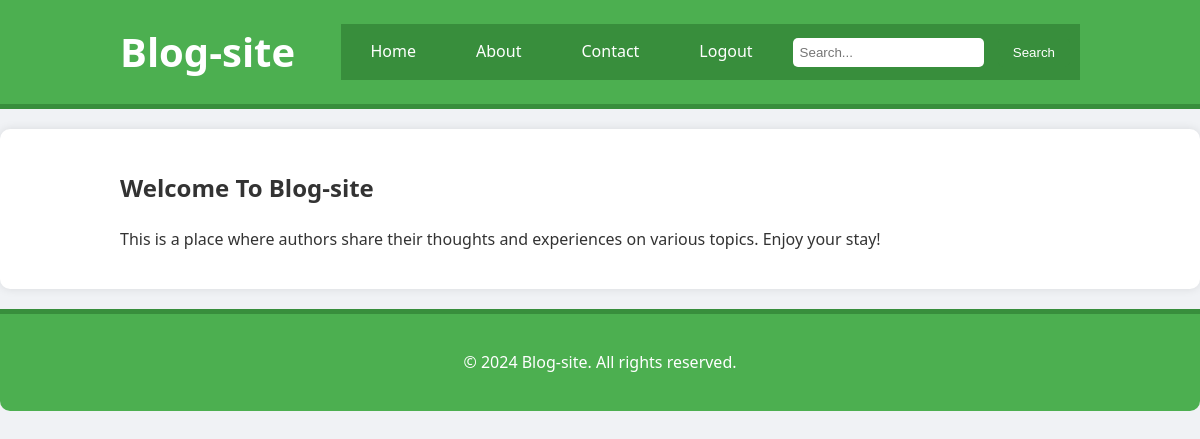
The page /home/ (signed in) on the database as committed earlier.
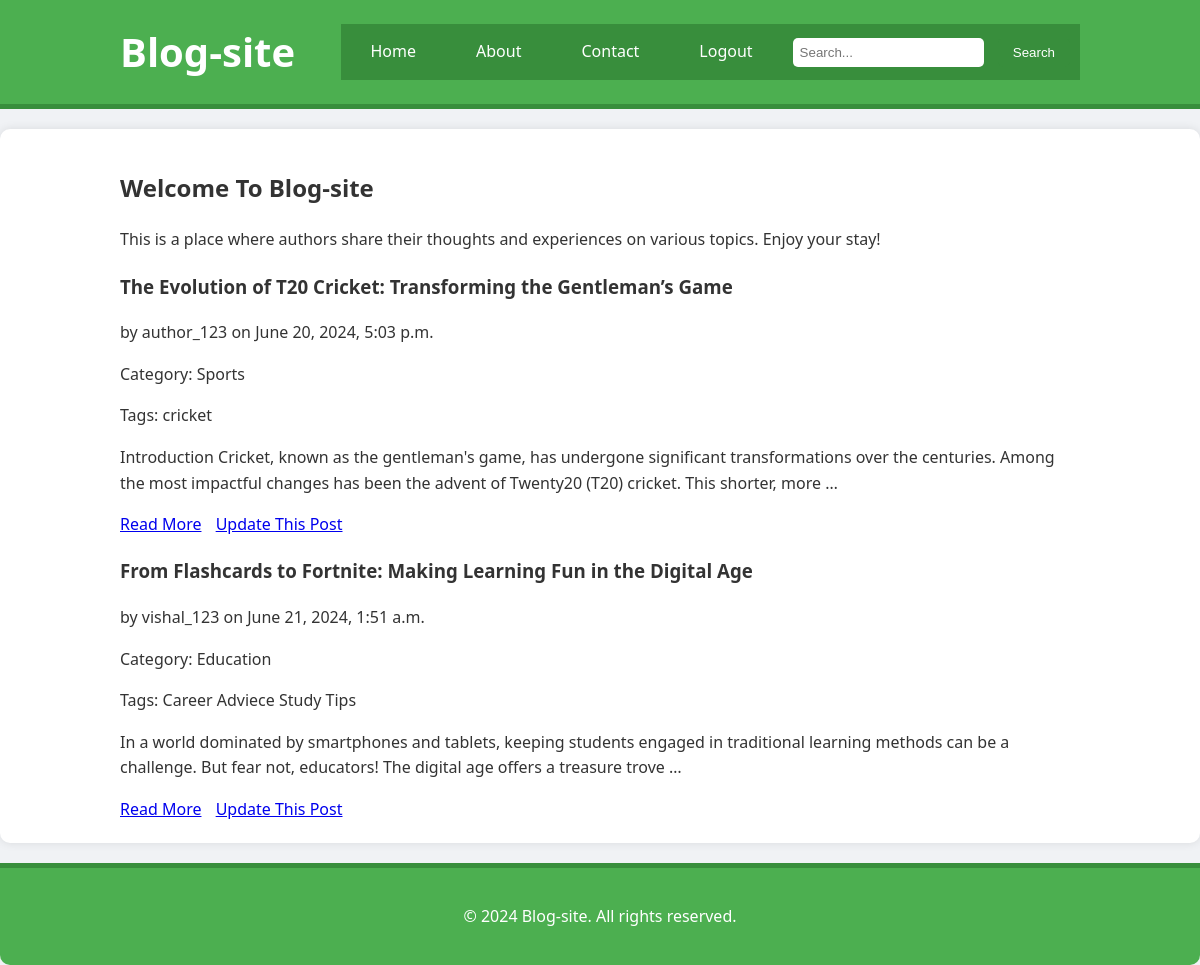
The same page on the database as committed later.
### myblog/models.py (models this page shows, shortened)
class Post(models.Model):
    title = models.CharField(max_length=255)
    content = models.TextField()
    publish_date = models.DateTimeField(auto_now_add=True)
    author = models.ForeignKey(User, on_delete=models.CASCADE, limit_choices_to={'user_type': 'author'})  # Restrict authors
    category = models.ForeignKey(Category, on_delete=models.CASCADE, null=True, blank=True)  # Optional category
    tags = models.ManyToManyField(Tag)

class User(AbstractUser):
    TYPE_CHOICES = (
        ('author', 'Author'),
        ('reader', 'Reader'),
    )
    user_type = models.CharField(max_length=10, choices=TYPE_CHOICES, default='reader')

class Category(models.Model):
    name = models.CharField(max_length=255)

class Tag(models.Model):
    name = models.CharField(max_length=50)

### myblog/views.py (the view)
# urls.py: path('', home_view, name='home'),
@login_required
def home_view(request):
    posts = Post.objects.all()
    context = {
        "posts":posts
    }
    return render(request , 'myblog/home.html',context=context)

### templates/myblog/home.html (shortened to what this page needs)
{% extends 'base.html' %}
{% block content %}
<section class="intro">
    <h2>Welcome To Blog-site</h2>
    <p>This is a place where authors share their thoughts and experiences on various topics. Enjoy your stay!</p>
</section>
<section class="posts">
    {% for post in posts %}
    <article>
        <h3>{{ post.title }}</h3>
        <p>by {{ post.author.username }} on {{ post.publish_date }}</p>
        <p>
            Category:
            {% if post.category %}
                {{ post.category.name }}
            {% else %}
                No Category
            {% endif %}
        </p>
        <div class="tags">
            Tags:
            {% for tag in post.tags.all %}
                <span>{{ tag.name }}</span>
            {% endfor %}
        </div>
        <p>{{ post.content|truncatewords:30 }}</p>
        <span>
            <a href="{% url 'detail' post.id %}" class="read-more" style="margin-right: 10px;">Read More</a>
            <a href="{% url 'update' post.id %}" class="update">Update This Post</a>
        </span>
    </article>
    {% endfor %}
</section>
{% endblock %}

Rows that differ between the two databases and show on the page:
added Post: title "The Evolution of T20 Cricket: Transforming the Gentleman’s Game", author.username "author_123", publish_date "June 20, 2024, 5:03 p.m.", category.name "Sports", content "Introduction Cricket, known as the gentleman's game, has undergone significant transformations over the centuries. Among the most impactful changes has been the advent of Twenty20 (T20) cricket. This shorter, more …"
now on this page (row unchanged): Tag: name "cricket", shown under "The Evolution of T20 Cricket: Transforming the Gentleman’s Game"
added Post: title "From Flashcards to Fortnite: Making Learning Fun in the Digital Age", author.username "vishal_123", publish_date "June 21, 2024, 1:51 a.m.", category.name "Education", content "In a world dominated by smartphones and tablets, keeping students engaged in traditional learning methods can be a challenge. But fear not, educators! The digital age offers a treasure trove …"
now on this page (row unchanged): Tag: name "Career Adviece", shown under "From Flashcards to Fortnite: Making Learning Fun in the Digital Age"
now on this page (row unchanged): Tag: name "Study Tips", shown under "From Flashcards to Fortnite: Making Learning Fun in the Digital Age"
